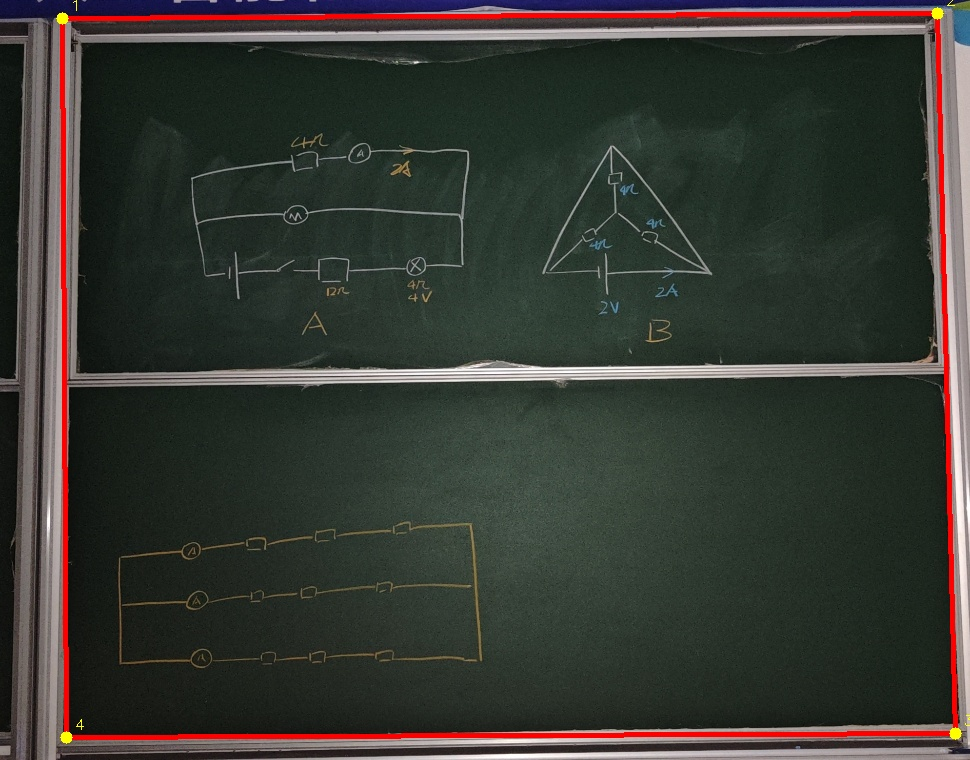
#> input picture reports/annotation_examples/00_05160fce8d.jpg, 970 x 760 px
$ python -i classic.py   (imports and definitions only)   (older library calls are emulated)
#> lines starting #> are read from the running program, lines starting #| are printed output that depends on the picture; after the words box and inside, x2 and y2 are one past the last pixel; in counts of white or black regions, pixels touching at a corner belong together
#> further down, picture is the input picture: shape (760, 970, 3); mean B, G, R 50.7, 57, 55.4
"""传统手工特征：版面密度、边缘方向直方图与方向梯度直方图。

特征维度固定为 1836：密度 64、方向 8、HOG 1764。
契约见 ADR-0002 与 docs/03-架构设计.md。
"""
from __future__ import annotations

import cv2
import numpy as np
from skimage.feature import hog

GRID_SIZE = 8
ORIENTATION_BINS = 8
HOG_SIZE = 256
HOG_CELL = 32
HOG_DIM = 1764
FEATURE_DIM = GRID_SIZE * GRID_SIZE + ORIENTATION_BINS + HOG_DIM


class FeatureError(ValueError):
    """图像不满足特征提取约定。"""


def _to_gray(image: np.ndarray) -> np.ndarray:
    array = np.asarray(image)
    if array.dtype != np.uint8:
        raise FeatureError(f"仅支持 uint8 图像，实际为 {array.dtype}")
    if array.size == 0:
        raise FeatureError("图像为空")
    if array.ndim == 2:
        gray = array
    elif array.ndim == 3 and array.shape[2] >= 3:
        gray = cv2.cvtColor(array[:, :, :3], cv2.COLOR_BGR2GRAY)
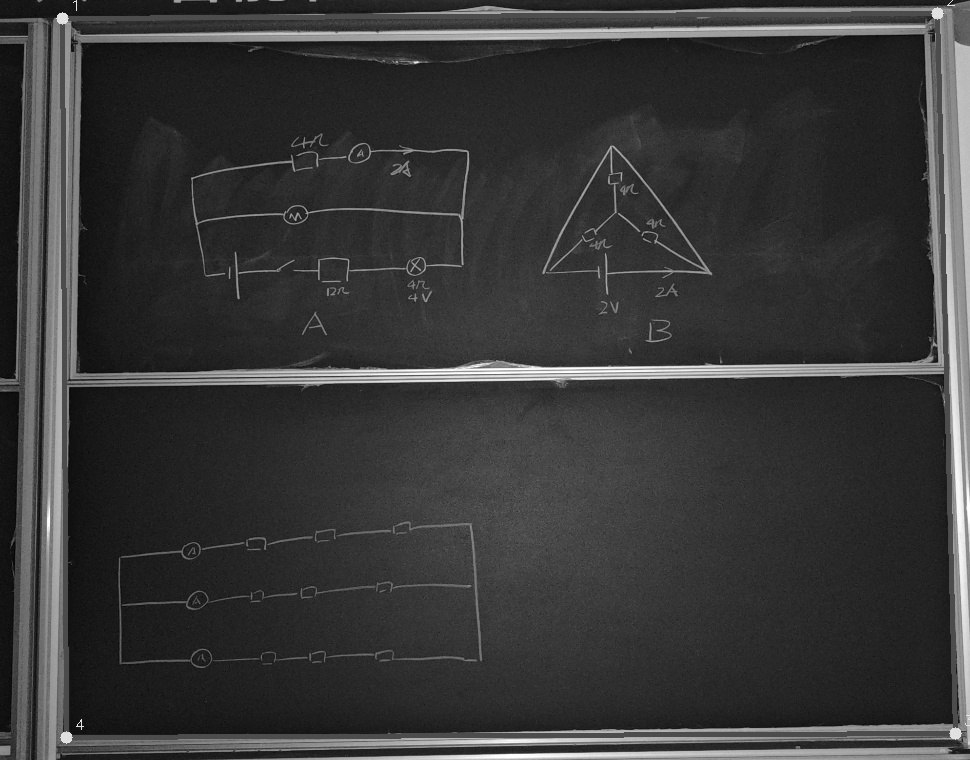
#> gray: shape (760, 970); min 2, max 255, mean 55.8
    else:
        raise FeatureError(f"不支持的图像维度: {array.shape}")
    if gray.shape[0] < 32 or gray.shape[1] < 32:
        raise FeatureError(f"图像尺寸过小: {gray.shape}")
    return gray


def _density_features(gray: np.ndarray) -> np.ndarray:
    _, binary = cv2.threshold(
        gray, 0, 255, cv2.THRESH_BINARY_INV + cv2.THRESH_OTSU
    )
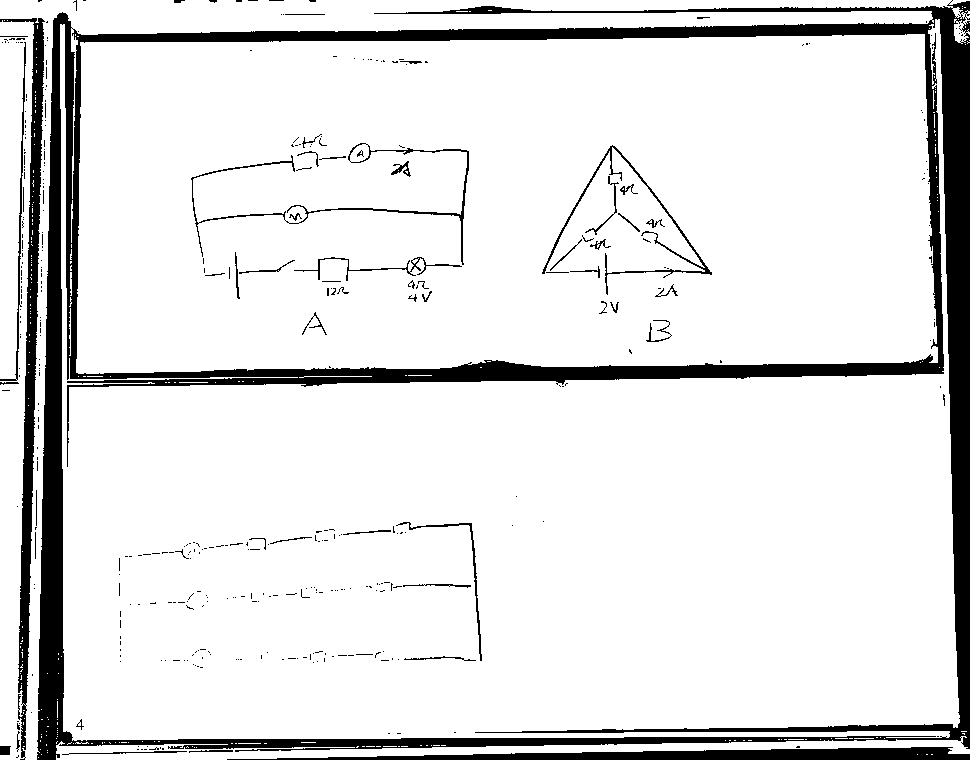
#> binary: shape (760, 970); 88.5% white; 400 black regions (346 under 20 px), largest, box (x1, y1, x2, y2) and area: (37, 0, 970, 760) 64735, (0, 18, 45, 760) 7029, (227, 747, 970, 760) 5393
    density = cv2.resize(
        binary, (GRID_SIZE, GRID_SIZE), interpolation=cv2.INTER_AREA
    ).astype(np.float32) / 255.0
    return density.reshape(-1)


def _orientation_features(gray: np.ndarray) -> np.ndarray:
    blurred = cv2.GaussianBlur(gray, (5, 5), 0)
    gradient_x = cv2.Sobel(blurred, cv2.CV_32F, 1, 0, ksize=3)
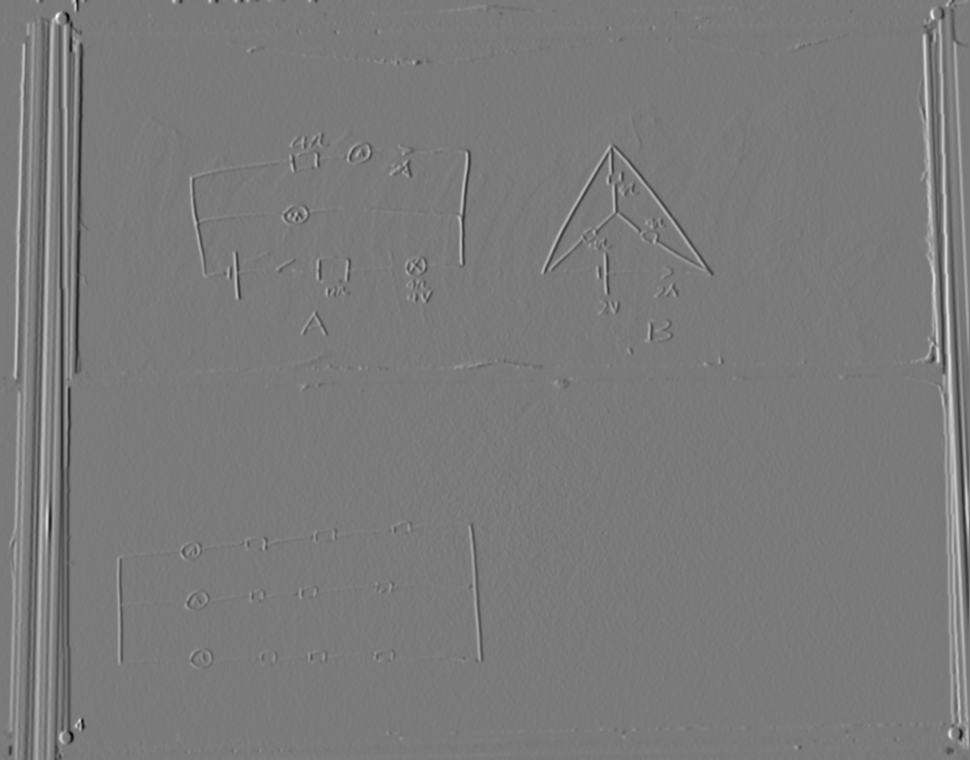
#> gradient_x: shape (760, 970) float32; min -431, max 464, mean 1.2; drawn with min black and max white
    gradient_y = cv2.Sobel(blurred, cv2.CV_32F, 0, 1, ksize=3)
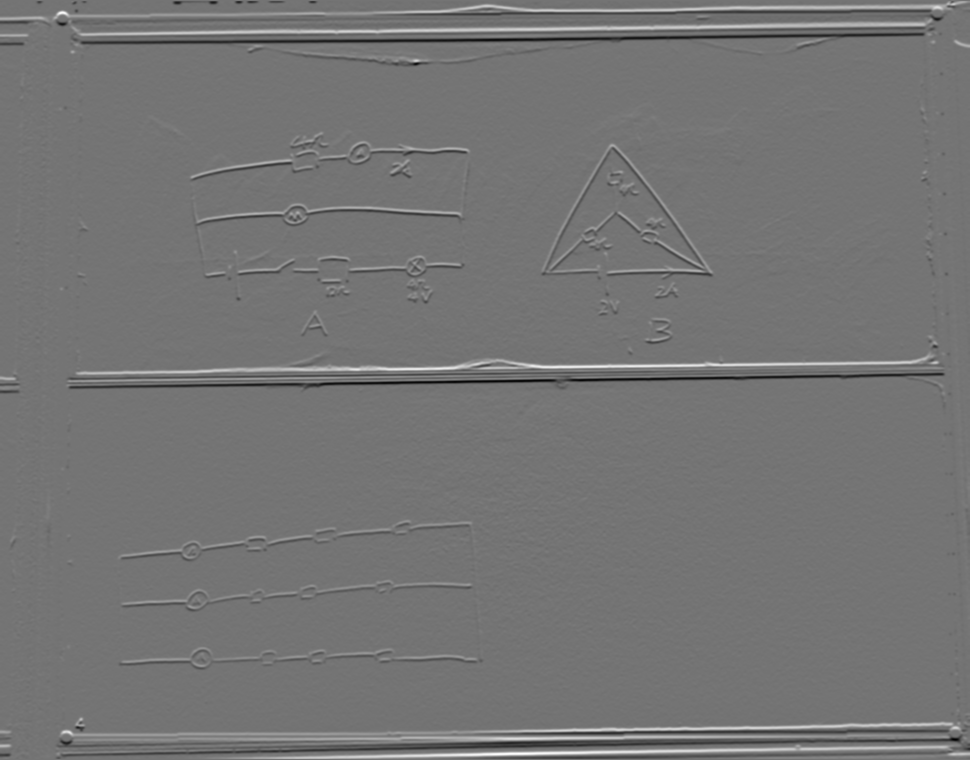
#> gradient_y: shape (760, 970) float32; min -446, max 529, mean 1; drawn with min black and max white
    magnitude = cv2.magnitude(gradient_x, gradient_y)
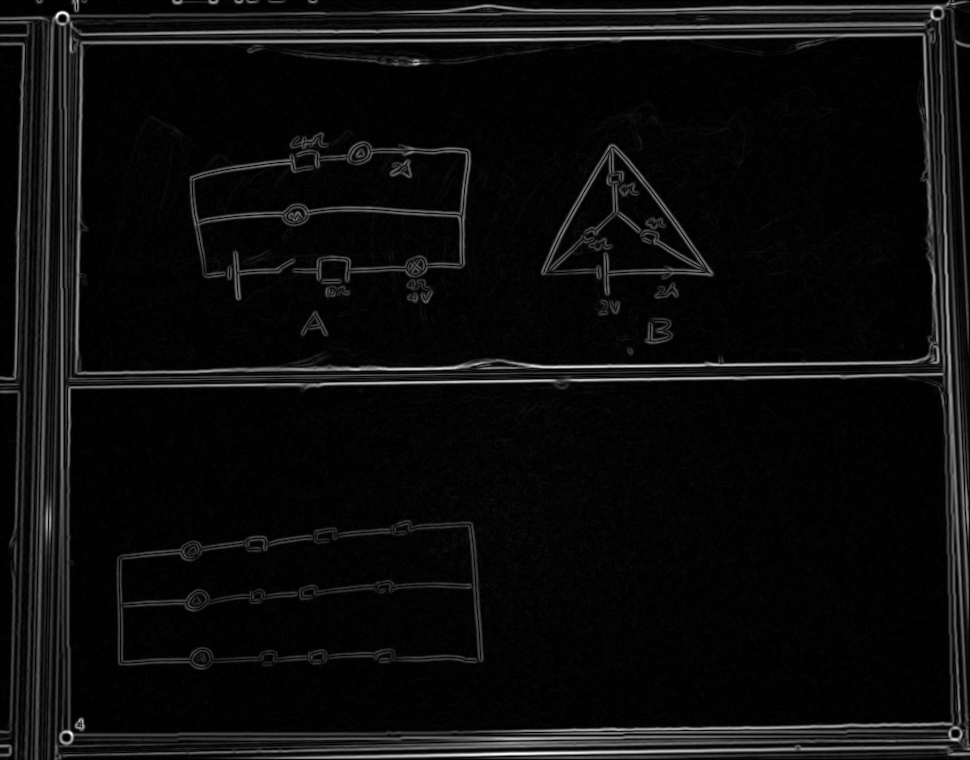
#> magnitude: shape (760, 970) float32; min 0, max 529.5, mean 27.5; drawn with min black and max white
    angle = np.mod(np.arctan2(gradient_y, gradient_x), np.pi)
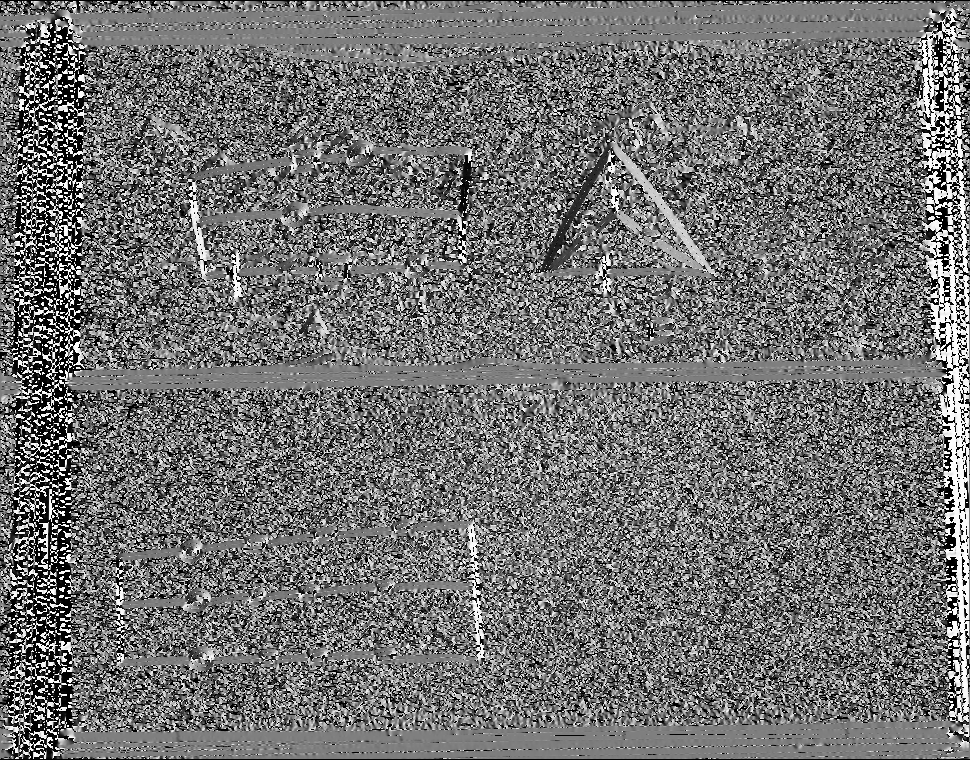
#> angle: shape (760, 970) float32; min 0, max 3.14, mean 1.39; drawn with min black and max white
    histogram, _ = np.histogram(
        angle,
        bins=ORIENTATION_BINS,
        range=(0.0, np.pi),
        weights=magnitude,
    )
#> histogram = [3638264.2, 765635.9, 708751.3, 6221066.5, 4475854.5, 550806.8, 872194.4, 3031432.5]
    total = float(histogram.sum())
#> total = 20264006
    if total <= 0:
        return np.zeros(ORIENTATION_BINS, dtype=np.float32)
    return (histogram / total).astype(np.float32)


def _hog_features(gray: np.ndarray) -> np.ndarray:
    resized = cv2.resize(gray, (HOG_SIZE, HOG_SIZE), interpolation=cv2.INTER_AREA)
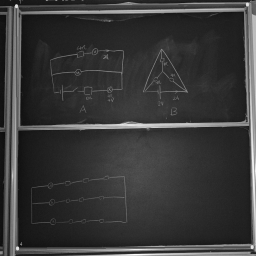
#> resized: shape (256, 256); min 14, max 253, mean 55.8
    vector = hog(
        resized,
        orientations=9,
        pixels_per_cell=(HOG_CELL, HOG_CELL),
        cells_per_block=(2, 2),
        block_norm="L2-Hys",
        feature_vector=True,
    )
#> vector = 1764 values, max 0.694 at index 1714, min 0.001 at index 1754, mean 0.11
    if vector.shape != (HOG_DIM,):
        raise FeatureError(f"HOG 维度异常: {vector.shape}")
    return vector.astype(np.float32)


def extract_features(image: np.ndarray) -> np.ndarray:
    """提取 1836 维特征向量。

    Args:
        image: BGR 或灰度 uint8 图像，短边不小于 32。

    Returns:
        形状为 (1836,) 的 float32 向量。

    Raises:
        FeatureError: 图像类型、尺寸或维度不符合约定。
    """
    gray = _to_gray(image)
    vector = np.concatenate(
        [
            _density_features(gray),
            _orientation_features(gray),
            _hog_features(gray),
        ]
    ).astype(np.float32)
#> vector = 1836 values, max 1 at index 14, min 0.001 at index 1826, mean 0.137
    if vector.shape != (FEATURE_DIM,):
        raise FeatureError(f"特征维度异常: {vector.shape}")
    return vector

>>> import cv2
>>> picture = cv2.imread('../../../reports/annotation_examples/00_05160fce8d.jpg')
>>> result = extract_features(picture)
#> result has the same summary as vector in extract_features
